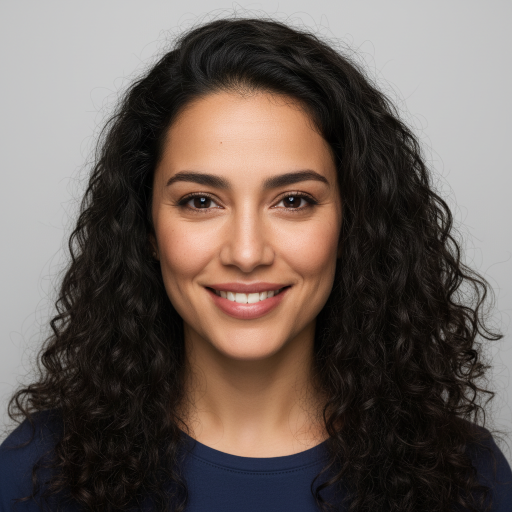
#> input picture image-1785078564125.png, 1024 x 1024 px (shown at 1/2 size)
$ python -i image_quality.py   (imports and definitions only)
#> lines starting #> are read from the running program, lines starting #| are printed output that depends on the picture
"""Universal technical-quality gate for scraped content images.

WHY (measured, not guessed)
---------------------------
The reel animates a brand's scraped `content_images`. But a brand's "content images" are
frequently NOT usable photos: tiny category thumbnails (MEASURED on Orange Egypt: 298x175 /
221x130 px — upscaling those to a 1080x1920 reel = a blurry "dumb frame"), wide banners with
baked text, or near-blank product-on-white graphics. The vision curator judges CONTENT ("is
this on-brand?" — and an Orange banner IS on-brand) but NOT technical USABILITY. So garbage
gets animated. This gate is the missing deterministic, UNIVERSAL technical filter (size /
aspect / blankness) — no vertical logic, no brand-specific hacks.

CALIBRATION (measured across good- and bad-photo brands, before choosing thresholds)
-----------------------------------------------------------------------------------
    elkbabgi (real photos 960-2000px)  -> KEEP 12/12
    digilians (1000-1024px)            -> KEEP 4/5  (the 1 reject is a Facebook tracking pixel)
    Orange Egypt (298x175 thumbnails)  -> KEEP 0/12 (-> the reel routes to generated b-roll)
The dominant, well-separated signal is short-side resolution (Orange max 237px vs elkbabgi
min 800px); ratio/blankness are safety nets for a large-but-useless banner.

Pure/deterministic for `assess_photo`; `filter_usable_photos` fetches (SSRF-guarded, injectable)
and never raises.
"""
from __future__ import annotations

import io
from typing import Callable, Optional

# Thresholds — MEASURED/calibrated (see module docstring). Universal, not vertical.
_MIN_SHORT_SIDE = 500       # px: below this, upscaling to 1080x1920 visibly blurs
_MAX_RATIO = 2.6            # max long/short: above this it's a banner strip, not a photo
_MAX_WHITE_PCT = 88.0       # % near-white pixels: above this it's blank / product-on-white
_LUM_LO, _LUM_HI = 12.0, 244.0   # mean luminance: outside this it's near-black / near-white


# [115 lines left out: functions assess_photo, measure_bytes, is_collage_bytes, is_qr_code_bytes, not called in this run]


_LETTERBOX_LUM = 24      # MEASURED (poster.pipeline): letterbox bars mean ~15 (max 17); real content >=31


def trim_letterbox_png(path: str) -> str:
    """P-38: crop near-black letterbox bars (top/bottom) from a rendered image IN PLACE — the reel's
    counterpart to poster.pipeline._trim_letterbox (reel had none, so an end-card band could ship).
    ROW-MEAN detector (robust to stray bright pixels) at the same calibrated threshold. Guarded so a
    legitimately dark frame is never gutted (keeps >=30% of the height). No-op/safe on any failure."""
#> called with path = '../image-1785078564125.png'
    try:
        from PIL import Image
        im = Image.open(path).convert("RGB")
#> im is the input picture: PIL image 1024x1024 RGB; mean R, G, B 106.3, 94.7, 88.7
        W, H = im.size
#> W = 1024; H = 1024
        small = im.convert("L").resize((16, 320))      # 320-row vertical resolution, fast
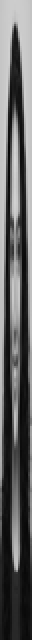
#> small: PIL image 16x320 L (shown 2 times larger); min 3, max 213, mean 97.3
        sw, sh = small.size
#> sw = 16; sh = 320
        px = small.load()

        def row_mean(y: int) -> float:
            return sum(px[x, y] for x in range(sw)) / sw

        top = 0
        while top < sh and row_mean(top) < _LETTERBOX_LUM:
            top += 1
#> after the loop, top = 0
        bot = sh - 1
#> bot = 319
        while bot > top and row_mean(bot) < _LETTERBOX_LUM:
            bot -= 1
#> this loop made 18 passes
#> bot on passes 1 to 12: 318, 317, 316, 315, 314, 313, 312, 311, 310, 309, 308, 307
#> after the loop, bot = 301
        if top == 0 and bot == sh - 1:
            return path                                 # no bars
        y0, y1 = round(top / sh * H), round((bot + 1) / sh * H)
#> y0 = 0; y1 = 966
        if (y1 - y0) < 0.30 * H:                        # guard: don't gut a legitimately dark frame
            return path
        im.crop((0, y0, W, y1)).save(path)
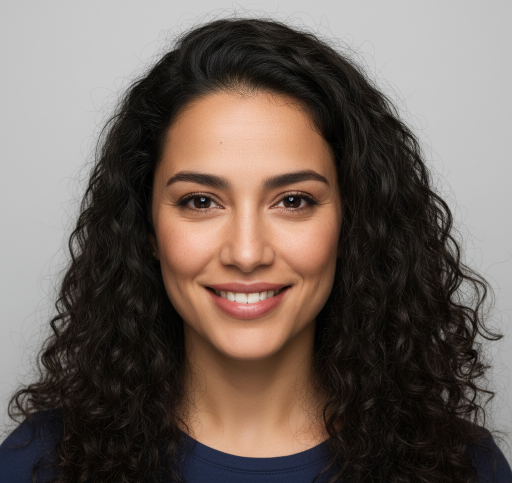
#> saved as image-1785078564125.png: PIL image 1024x966 RGB (shown at 1/2 size); mean R, G, B 111.4, 99, 92.3
    except Exception:  # noqa: BLE001
        pass
    return path


# [189 lines left out: functions _default_fetch, original_variant, filter_usable_photos, white_key_logo, reference_pool, not called in this run]

>>> result = trim_letterbox_png('../image-1785078564125.png')
